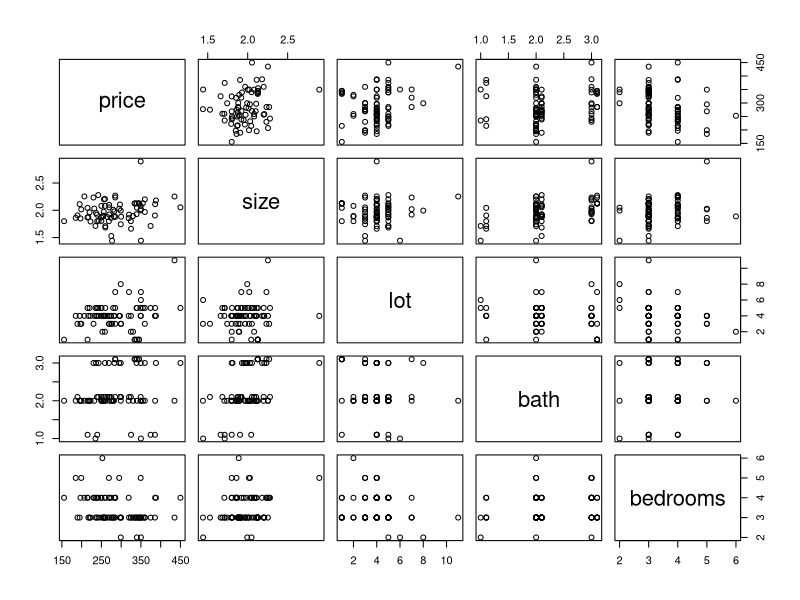
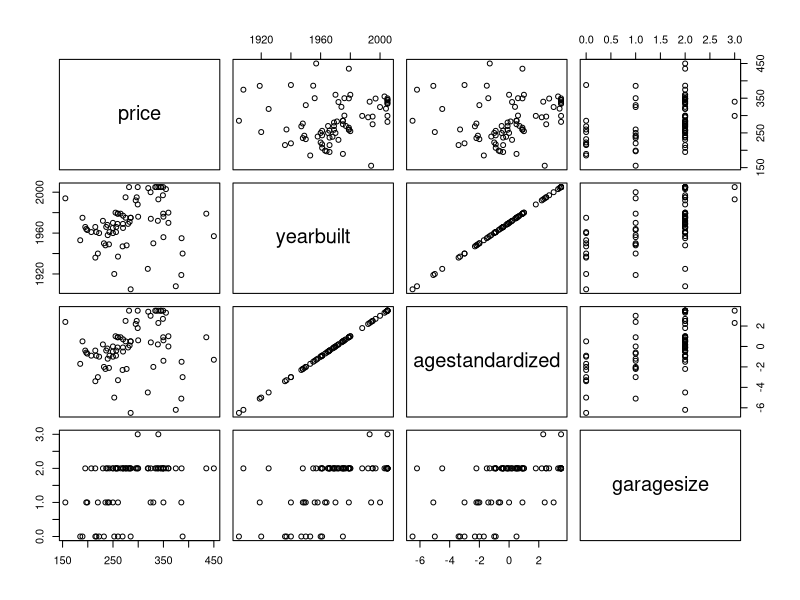
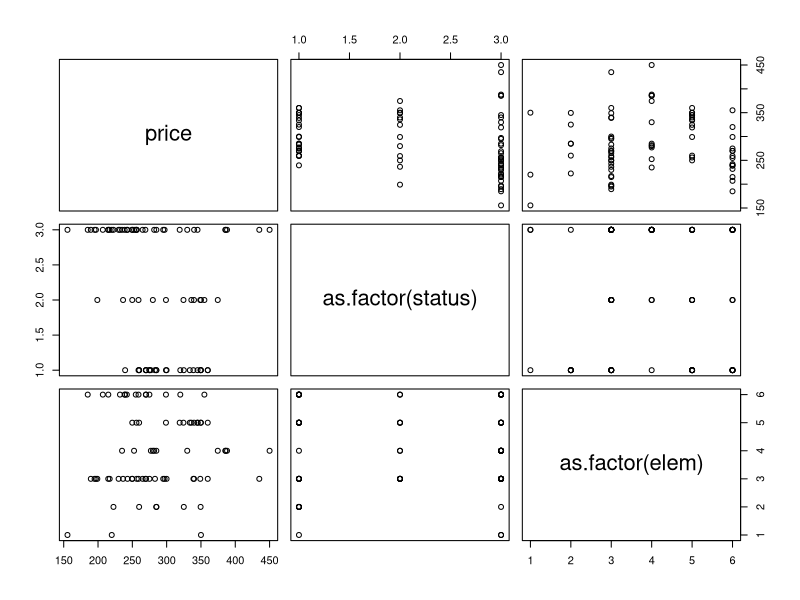
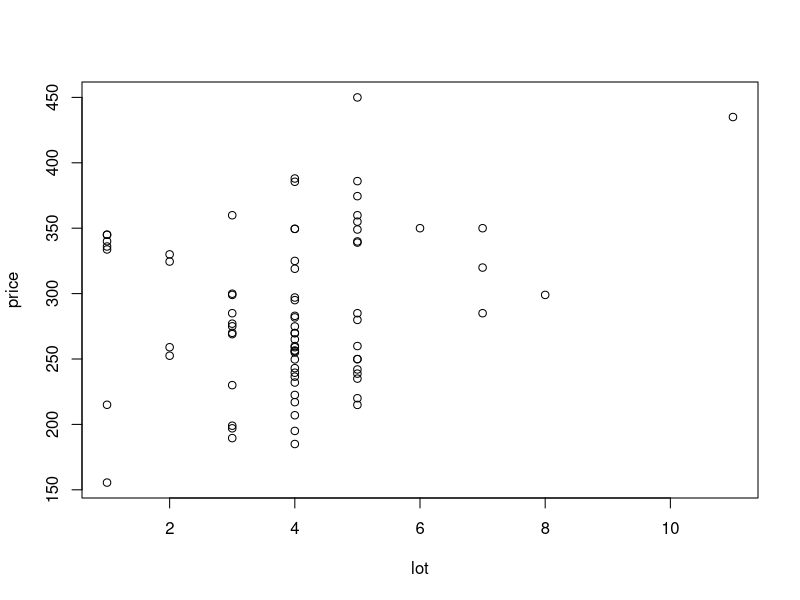
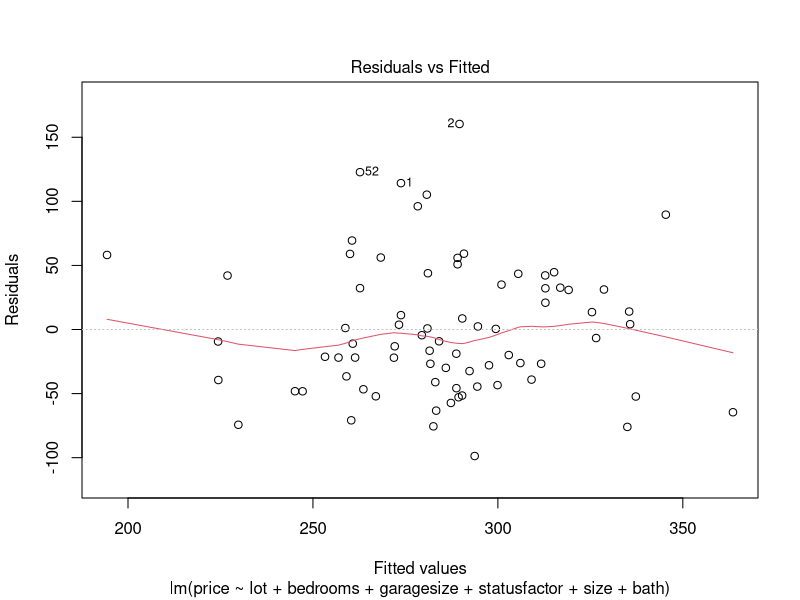
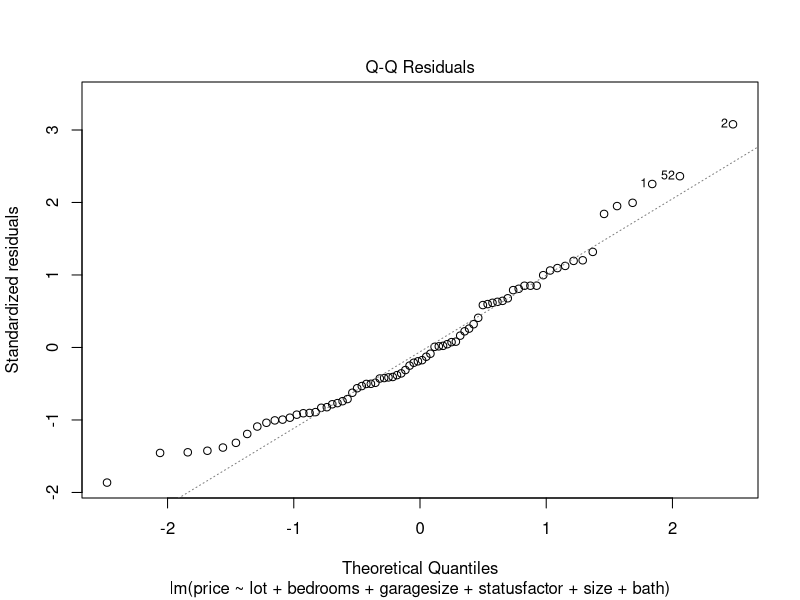
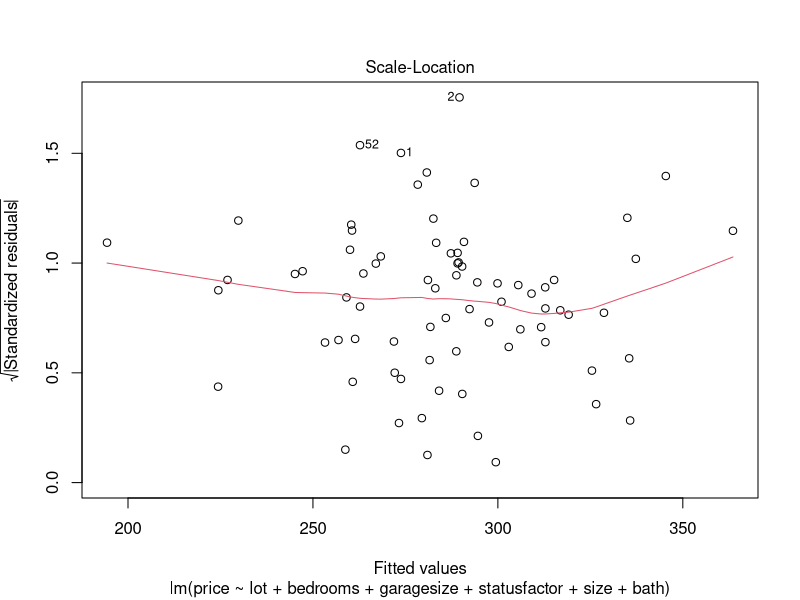
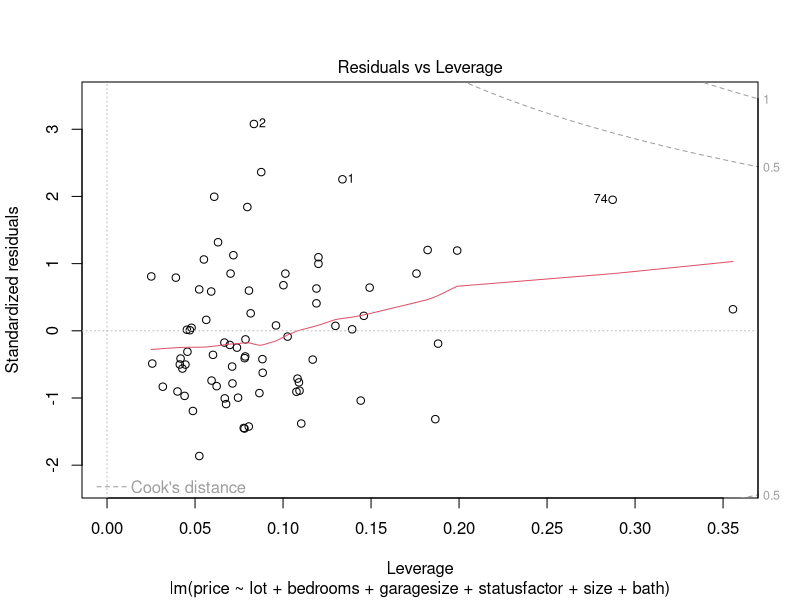

These figures' R source, in order:
## ---- chunk 1
knitr::opts_chunk$set(echo = TRUE)
library(ggplot2)
library(readxl)
library(knitr)
library(dplyr)
library(stats)
library(skimr)
library(car)
## ---- chunk 2
Housing <- read_excel("Housing.xlsx")
skim(Housing)
## ---- chunk 3
attach(Housing)
pairs(~price+size+lot+bath+bedrooms)
pairs(~price+yearbuilt+agestandardized+garagesize)
pairs(~price +as.factor(status)+as.factor(elem))
plot(lot, price)
## ---- chunk 4
Housing$elemfactor <- as.numeric(as.factor(elem))
Housing$statusfactor <- as.numeric(as.factor(status))
Housing %>%
  select(price,size,lot,bath,bedrooms,yearbuilt,agestandardized,garagesize, elemfactor, statusfactor) %>%
  cor()
## ---- chunk 5
Housing_model_top4<-lm(price ~ lot + bedrooms + garagesize + statusfactor + size + bath, data=Housing)
summary(Housing_model_top4)
vif(Housing_model_top4)
plot(Housing_model_top4)
## ---- chunk 6
Housing_model1_everything<-lm(price~.-elem -status -yearbuilt ,data=Housing)
summary(Housing_model1_everything)
vif(Housing_model1_everything)
plot(Housing_model1_everything)
## ---- chunk 7
Housing_model2<-lm(price~.-id -yearbuilt - status -elem,data=Housing)
summary(Housing_model2)
vif(Housing_model2)
## ---- chunk 8
Housing_model3<-lm(price~.-id-yearbuilt-status -elem,data=Housing)
summary(Housing_model3)
vif(Housing_model3)
plot(Housing_model3)
## ---- chunk 9
Housing_model4<-lm(price~.-id-yearbuilt-bath,data=Housing)
summary(Housing_model4)
## ---- chunk 10
Housing_model5<-lm(price~.-id-yearbuilt-bath-garagesize,data=Housing)
summary(Housing_model5)
#vif(Housing_model5)
plot(Housing_model5)
## ---- chunk 11
plot(size, price)

## ---- chunk 12
Housing_model_top6<-lm(price ~ lot + bedrooms + garagesize + status + size + bath, data=Housing)
summary(Housing_model_top6)
vif(Housing_model_top6)
plot(Housing_model_top6)
## ---- chunk 13
Housing_model_top6rev<-lm(price ~ poly(lot,2)+ bedrooms + garagesize + statusfactor + size+bath, data=Housing)
summary(Housing_model_top6rev)
vif(Housing_model_top6rev)
plot(Housing_model_top6rev)

#R^2 : 0.6127
Housing_model1_modelrough<-lm(price~ poly(lot,2)+ bedrooms +garagesize+elem:status,data=Housing)
summary(Housing_model1_modelrough)
## ---- chunk 14
Housing_model1_modelrough<-lm(price~ poly(lot,2)+garagesize+elem:status,data=Housing)
summary(Housing_model1_modelrough)

## ---- chunk 15
plot(Housing_model1_modelrough)

